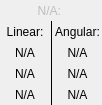
<?xml version="1.0" encoding="UTF-8"?>
<ui version="4.0">
 <class>CPVelocityPlugin</class>
 <widget class="QWidget" name="CPVelocityPlugin">
  <property name="geometry">
   <rect>
    <x>0</x>
    <y>0</y>
    <width>102</width>
    <height>105</height>
   </rect>
  </property>
  <property name="minimumSize">
   <size>
    <width>102</width>
    <height>105</height>
   </size>
  </property>
  <property name="windowTitle">
   <string>CPVelocity</string>
  </property>
  <layout class="QGridLayout" name="gridLayout">
   <property name="margin">
    <number>0</number>
   </property>
   <property name="spacing">
    <number>0</number>
   </property>
   <item row="3" column="2">
    <widget class="QLabel" name="yAngular">
     <property name="text">
      <string>N/A</string>
     </property>
     <property name="alignment">
      <set>Qt::AlignCenter</set>
     </property>
    </widget>
   </item>
   <item row="2" column="2">
    <widget class="QLabel" name="xAngular">
     <property name="text">
      <string>N/A</string>
     </property>
     <property name="alignment">
      <set>Qt::AlignCenter</set>
     </property>
    </widget>
   </item>
   <item row="0" column="0" colspan="3">
    <widget class="QLabel" name="label">
     <property name="enabled">
      <bool>false</bool>
     </property>
     <property name="text">
      <string>N/A: </string>
     </property>
     <property name="alignment">
      <set>Qt::AlignCenter</set>
     </property>
    </widget>
   </item>
   <item row="1" column="0">
    <widget class="QLabel" name="linLabel">
     <property name="enabled">
      <bool>true</bool>
     </property>
     <property name="text">
      <string>Linear:</string>
     </property>
     <property name="alignment">
      <set>Qt::AlignCenter</set>
     </property>
    </widget>
   </item>
   <item row="3" column="0">
    <widget class="QLabel" name="yLinear">
     <property name="text">
      <string>N/A</string>
     </property>
     <property name="alignment">
      <set>Qt::AlignCenter</set>
     </property>
    </widget>
   </item>
   <item row="1" column="2">
    <widget class="QLabel" name="angLabel">
     <property name="enabled">
      <bool>true</bool>
     </property>
     <property name="text">
      <string>Angular:</string>
     </property>
     <property name="alignment">
      <set>Qt::AlignCenter</set>
     </property>
    </widget>
   </item>
   <item row="4" column="2">
    <widget class="QLabel" name="zAngular">
     <property name="text">
      <string>N/A</string>
     </property>
     <property name="alignment">
      <set>Qt::AlignCenter</set>
     </property>
    </widget>
   </item>
   <item row="4" column="0">
    <widget class="QLabel" name="zLinear">
     <property name="text">
      <string>N/A</string>
     </property>
     <property name="alignment">
      <set>Qt::AlignCenter</set>
     </property>
    </widget>
   </item>
   <item row="2" column="0">
    <widget class="QLabel" name="xLinear">
     <property name="text">
      <string>N/A</string>
     </property>
     <property name="alignment">
      <set>Qt::AlignCenter</set>
     </property>
    </widget>
   </item>
   <item row="4" column="1">
    <widget class="Line" name="line">
     <property name="frameShadow">
      <enum>QFrame::Plain</enum>
     </property>
     <property name="orientation">
      <enum>Qt::Vertical</enum>
     </property>
    </widget>
   </item>
   <item row="3" column="1">
    <widget class="Line" name="line_2">
     <property name="frameShadow">
      <enum>QFrame::Plain</enum>
     </property>
     <property name="orientation">
      <enum>Qt::Vertical</enum>
     </property>
    </widget>
   </item>
   <item row="1" column="1">
    <widget class="Line" name="line_3">
     <property name="frameShadow">
      <enum>QFrame::Plain</enum>
     </property>
     <property name="orientation">
      <enum>Qt::Vertical</enum>
     </property>
    </widget>
   </item>
   <item row="2" column="1">
    <widget class="Line" name="line_4">
     <property name="frameShadow">
      <enum>QFrame::Plain</enum>
     </property>
     <property name="orientation">
      <enum>Qt::Vertical</enum>
     </property>
    </widget>
   </item>
  </layout>
 </widget>
 <layoutdefault spacing="6" margin="11"/>
 <resources/>
 <connections/>
 <slots>
  <slot>nukeNodelet()</slot>
 </slots>
</ui>
